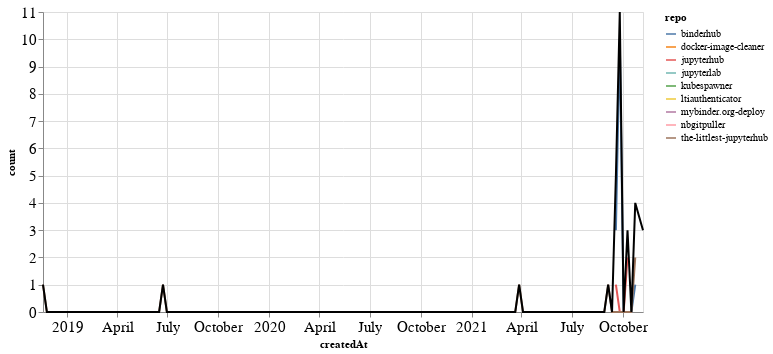

The notebook cell saved with this chart:
### Markdown cell above
### PRs

### Code cell
prs_time = prs.groupby('repo').resample('W', on='createdAt').count()['author'].reset_index()
prs_time = prs_time.rename(columns={'author': 'count'})
prs_time_total = prs_time.groupby('createdAt').agg({"count": "sum"}).reset_index()

ch1 = alt.Chart(prs_time, width=600).mark_line().encode(
    x='createdAt',
    y='count',
    color='repo',
    tooltip="repo"
)

ch2 = alt.Chart(prs_time_total, width=600).mark_line(color="black").encode(
    x='createdAt',
    y='count',
)

ch1 + ch2

### Figure 1 — Vega-Lite specification as saved in the notebook (floating-point values rounded to 4 significant figures; data arrays with more than 128 entries replaced by an {"elided": "..."} marker saying what was removed)
{"config": {"axisLeft": {"labelFontSize": 15}, "axisBottom": {"labelFontSize": 15}}, "layer": [{"data": {"name": "data-585583e6b96638801c6660b74887d264"}, "mark": "line", "encoding": {"color": {"type": "nominal", "field": "repo"}, "tooltip": {"type": "nominal", "field": "repo"}, "x": {"type": "temporal", "field": "createdAt"}, "y": {"type": "quantitative", "field": "count"}}, "width": 600}, {"data": {"name": "data-a93aa956fb266ebcfd9b2947e664b8ac"}, "mark": {"type": "line", "color": "black"}, "encoding": {"x": {"type": "temporal", "field": "createdAt"}, "y": {"type": "quantitative", "field": "count"}}, "width": 600}], "$schema": "https://vega.github.io/schema/vega-lite/v4.8.1.json", "datasets": {"data-585583e6b96638801c6660b74887d264": {"elided": "170 records"}, "data-a93aa956fb266ebcfd9b2947e664b8ac": {"elided": "155 records"}}}
